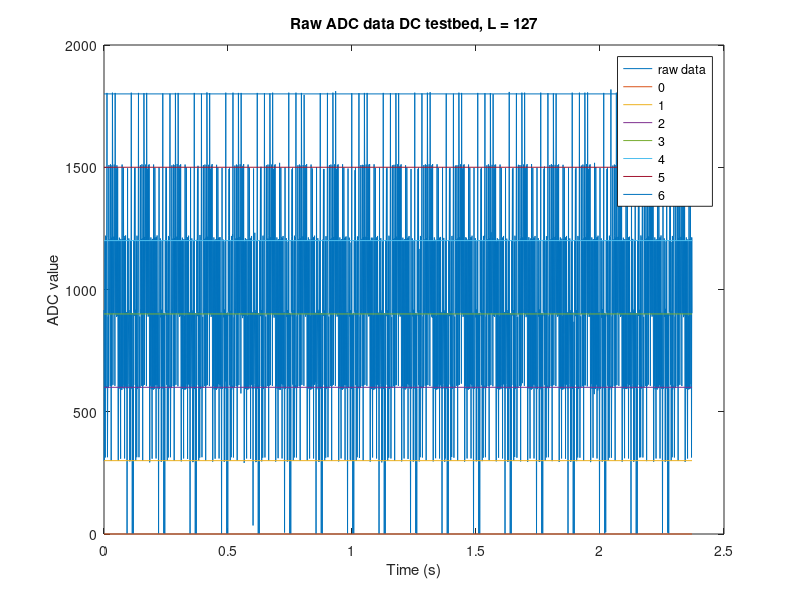

Here is the MATLAB script that generated this plot: (Note: this script raises an error after producing the figure.)
%load dc-testbed-raw-and-corr-n=9-N=6;
load dc-testbed-raw-and-corr-n=7-N=6;

L = 127;
%L = 511;

close all;

start_idx = 1; %400
end_idx = length(corr); % 1200

f = 1000;

time_vector = (0:(end_idx-1)) ./ f;


plot(time_vector, raw(start_idx : end_idx))
title(['Raw ADC data DC testbed, L = ' num2str(L)]);
xlabel('Time (s)');
ylabel('ADC value');



hold on;

for idx = 0:6
   plot([time_vector(1) time_vector(end)],[300*idx 300*idx]); 
end;

%legend('raw data','0 LEDs on', '1 LEDs on', '2 LEDs on', '3 LEDs on', '4 LEDs on', '5 LEDs on', '6 LEDs on');
legend('raw data','0', '1', '2', '3', '4', '5', '6');

yyaxis right;

ylim([0 1800/1024*5/25*1000]);
ylabel('Current (mA)');
hold off;


figure;

plot(time_vector, corr(start_idx : end_idx));
title(['Correlation, L = ' num2str(L)]);
xlabel('Time (s)');
ylabel('Correlation');

hold on;

plot(time_vector, corr_not_included_code(start_idx : end_idx), 'black');

plot([time_vector(1) time_vector(end)],[L/2 L/2], 'red'); 

legend('Corr. w/ present code', 'Corr w/ not present code', 'Threshold');
hold off;


%idx_first_tp = 511;%95;
idx_first_tp = 95;
tp = 0;
fp = 0;
tn = 0;
fn = 0;

f_measure = zeros(1, end_idx);
precision  = zeros(1, end_idx);
recall  = zeros(1, end_idx);


for idx=1:end_idx
   if (mod(idx - idx_first_tp, L) == 0)
        %tp = 0;
        %fp = 0;
        %tn = 0;
        %fn = 0;

       if corr(idx) > L/2
           tp = tp + 1;
       else
           fn = fn + 1;
       end;
   else
       if corr(idx) > L/2
           fp = fp + 1;
       else
           tn = tn + 1;
       end;
   end;
   
   precision(idx) = tp / (tp + fp);
   recall(idx) = tp / (tp + fn);
   
   if (precision(idx) == 0 && recall(idx) == 0)
       f_measure(idx) = 1;
   else
       f_measure(idx) =  2 * precision(idx) * recall(idx) / (precision(idx) + recall(idx));
   end;
       
    
end;


figure;
plot(time_vector, f_measure);
title(['F-Measure, L = ' num2str(L)])
xlabel('Time (s)');
ylabel('F-Measure');

figure;
data = [precision(end) recall(end) f_measure(end)];
bar(data);
set(gca, 'XTickLabel', {'Precision', 'Recall', 'F-measure'});
title('Evaluation Metrics, L = 127'); 



% simpler plot

figure;
end_idx2 = 100;
time_vector2 = (0:end_idx2) .* 1000 ./ f; % in ms
stem(time_vector2, raw(1:end_idx2+1));

title('Raw ADC data DC testbed');
xlabel('Time (ms)');
ylabel('ADC value');

yyaxis right;

ylim([0 1800/1024*5/25*1000]);
ylabel('Current (mA)');
